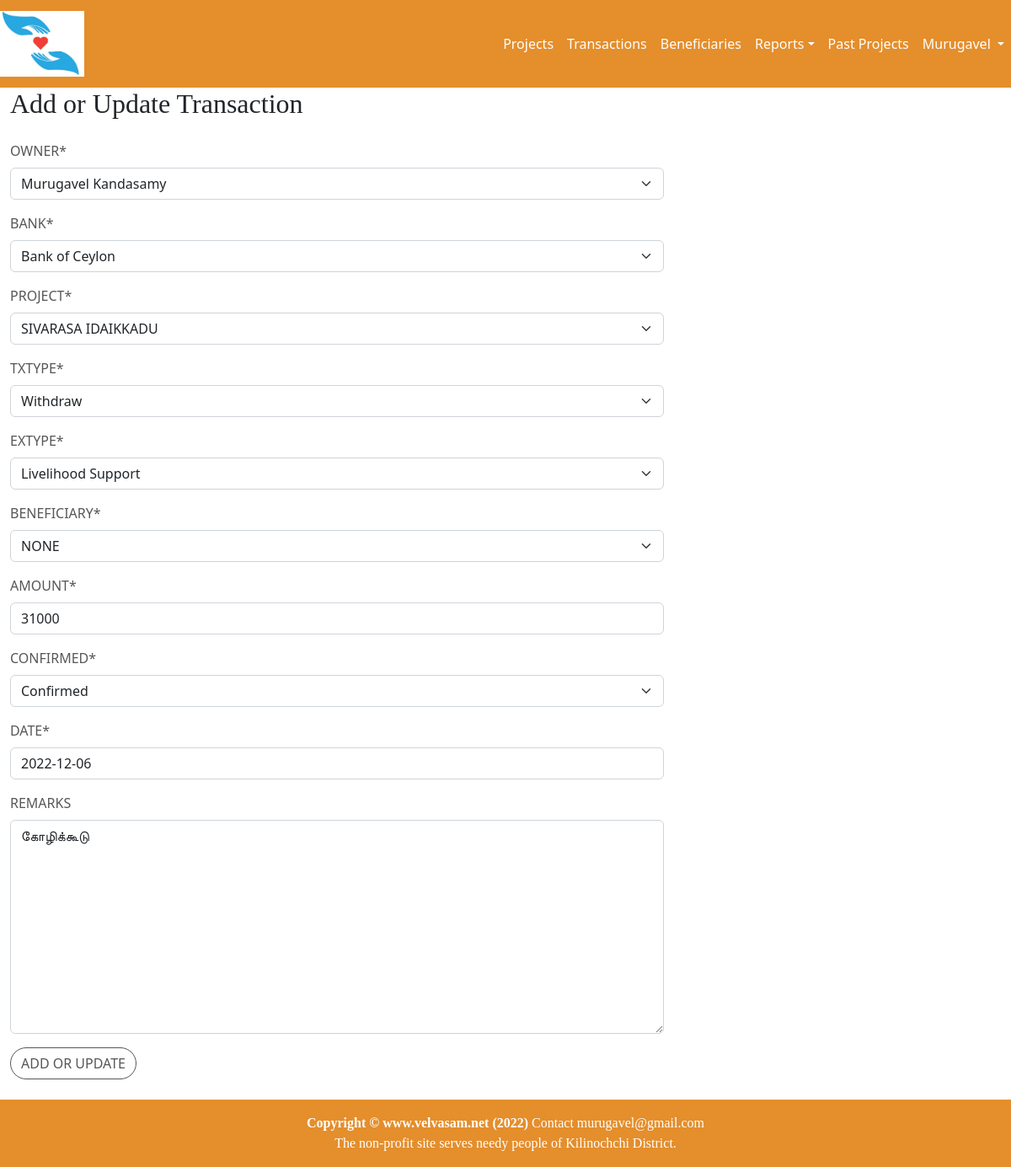
The app's page /accounts/transactionUpd48 (signed in) with its own data.
### accounts/models.py (models this page shows)
class Transaction(models.Model):
    TxType_DEPOSIT='DEPOSIT'
    TxType_WITHDRWAL='WITHDRAWAL'
    TxType_INCOME='INTEREST'
    TxType_FEES = 'FEES'
    TXTYPE =[
        (TxType_DEPOSIT,'Deposit'),
        (TxType_WITHDRWAL,'Withdraw'),
        (TxType_INCOME,'Interest'),
        (TxType_FEES,'fees'),
    ]
    TXCONFIRM = [
        ('Unconfirmed',"Unconfirmed"),
        ('Confirmed',"Confirmed"),
    ]
    def get_default_beneficiary():
        return Beneficiary.objects.get(id=14).id
    bank = models.ForeignKey(BankAccount, on_delete=models.CASCADE)
    project = models.ForeignKey(Project, on_delete=models.CASCADE)
    owner   = models.ForeignKey(User, related_name='Owner', on_delete=models.PROTECT)
    txType  = models.CharField(max_length=10,choices=TXTYPE)
    exType  = models.ForeignKey(ExpenseType, on_delete=models.CASCADE)
    remarks = models.TextField(max_length=100,blank=True,null=True)
    beneficiary = models.ForeignKey(Beneficiary,on_delete=models.CASCADE, default=get_default_beneficiary)
    amount  = models.IntegerField()
    date    = models.DateField(default=timezone.now)
    receipt = models.FileField(upload_to='transaction/%Y',null=True,blank=True)
    confirmed = models.CharField(max_length=16,choices=TXCONFIRM,default='UnConfirmed')
    updatedBy = models.ForeignKey(User,on_delete=models.PROTECT)
    updatedOn = models.DateTimeField(default=timezone.now)

### accounts/views.py (the view, shortened to what this page needs)
# urls.py: re_path(r'transactionUpd(?P<pk>\d+)', transactionUpdView, name='transactionUpd'),
@login_required
def transactionUpdView(request,pk):
    user = User.objects.get(id=request.user.id)
    tx = Transaction.objects.get(id=pk)
    bank = BankAccount.objects.get(id=tx.bank_id)
    project = Project.objects.get(id = tx.project_id)
    if request.method == 'GET':
        form  = TransactionForm(instance = tx)
        form.fields['exType'].queryset = ExpenseType.objects.filter(prjType_id = project.prjType.id)
        form.fields['bank'].queryset = BankAccount.objects.all()
        form.fields['owner'].queryset = User.objects.order_by('first_name')
        return render(request,template_name='common_form.html',context={'form':form, 'form_name':"Transaction "})

### accounts/forms.py (shortened to what this page needs)
class TransactionForm(forms.ModelForm):
    exType=forms.ModelChoiceField(queryset=ExpenseType.objects.filter())
    owner=MemberChoiceField(queryset=User.objects.filter())
    beneficiary=BeneficiaryChoiceField(queryset=Beneficiary.objects.filter())
    class Meta:
        model = Transaction
        fields = ['owner','bank','project','txType','exType','beneficiary','amount','confirmed','date','remarks']

### accounts/forms.py (called while the page is built)
     def label_from_instance(self, obj):
         return "%s %s" % (obj.first_name, obj.last_name)

     def label_from_instance(self, obj):
         return "%s" % (obj.name)

### accounts/models.py (called while the page is built)
    def __str__(self):
        return "%s" % self.name;

    def __str__(self):
        return "%s " % (self.expense)

    def __str__(self):
        return "%s" % (self.name)

### accounts/templates/common_form.html (shortened to what this page needs)
{% extends 'home/base.html' %}
{% block content %}
{% load static %}
{% load crispy_forms_tags %}
<div class="container-fluid">
    <div class="row no-gutter">
        <div class="col-md-6 col-lg-8">
        <h2 class="login-heading mb-4">Add or Update {{form_name}}</h2>
            <form method="post" enctype="multipart/form-data">
                {{ form | crispy}}
                <div>
                    <button type="submit" class="btn btn-dark btn-md">Add or Update</button>
                </div>
            </form>
        </div>
    </div>
</div>
{% include 'home/footer.html' %}
{% endblock %}

### home/templates/home/base.html (shortened to what this page needs)
<!DOCTYPE html>
<html lang="en">
<head>
    <link href="https://cdn.jsdelivr.net/npm/bootstrap@5.2.1/dist/css/bootstrap.min.css" rel="stylesheet">
    {% load static %}
    <link href="{% static 'css/home.css' %}" rel="stylesheet"/>
</head>
<body>
<div id="page-content-wrapper">
    <nav class="navbar navbar-expand-lg navbar-dark bg-red">
        <div class="navbar-brand">
            <a href="/"><img src="{% static 'images/velvasam_logo.jpg' %}" alt="velvasam Logo" width="100"></a>
        </div>
        <div class="collapse navbar-collapse" id="navbarSupportedContent">
            <ul class="navbar-nav ms-auto mb-2 mb-lg-0">
              <li class="nav-item">
                    <a class="nav-link" href={% url 'accounts:projectList' %}>Projects</a>
              </li>
              <li class="nav-item">
                <a class="nav-link" href={% url 'accounts:transactionAll' %}>Transactions</a>
              </li>
              <li class="nav-item">
                <a class="nav-link" href={% url 'accounts:beneficiaryList' %}>Beneficiaries</a>
              </li>
              <li class="nav-item">
                <div class="dropdown dropdown">
                    <a class="nav-link dropdown-toggle" data-bs-toggle="dropdown" href="#">Reports</a>
                </div>
              </li>
              <li class="nav-item">
                <a class="nav-link" href={% url 'accounts:projectClosedList' %}>Past Projects</a>
              </li>
              <li class="nav-item">
                <div class="dropdown">
                    {% if user.is_authenticated %}
                        <a class="nav-link dropdown-toggle" data-bs-toggle="dropdown" href="#">{{user.first_name}}   </a>
                    {% else %}
                        <a class="nav-link dropdown-toggle" data-bs-toggle="dropdown" href="#">LogIn</a>
                        <ul class="dropdown-menu">
                        <li><a class="dropdown-item" href={% url 'accounts:login' %}>Log In</a></li>
                        <li><a class="dropdown-item" href={% url 'accounts:signup' %}>Sign Up</a></li>
                        </ul>
                    {% endif %}
                </div>
            </li>
            </ul>
        </div>
    </nav>
    <div id="wrapper">
        {% block content %}
        {% endblock %}
    </div>
</div>
</body>
</html>

### home/static/css/home.css (style rules this page uses)
body { overflow-x: hidden; }
h1, h2, h3, h4, h5, h6, p { font-family: 'Merriweather'; }
.card-header, a:link { text-transform: uppercase; font-weight: 200; color: #585656; }
.archive-link, a:link { text-transform:capitalize; text-align:left; font-weight:normal; color: #585656; }
.login-heading { font-weight: 300; }
#page-content-wrapper .btn { text-transform: uppercase; font-weight: 500; color: #585656; background-color: #fff; border-color: #585656; border-radius: 20px; transition: all 0.3s ease 0s; cursor: pointer; outline: none; }
#page-content-wrapper { min-width: 100vw; }
.add-news, label { text-transform: uppercase; font-weight: 500; color: #585656; }
@media (min-width: 768px) { #page-content-wrapper { min-width: 0; width: 100%; } }
.navbar-dark { background:#82063B; }

### home/templates/home/base.html (style rules this page uses)
.bg-red { background:#e48e2c; }
.nav-link { color:white!important; }

### records on screen
Transaction: owner "Murugavel Kandasamy", bank "Bank of Ceylon", project "SIVARASA IDAIKKADU", txType "Withdraw", exType "Livelihood Support", beneficiary "NONE", amount "31000", confirmed "Confirmed", date "2022-12-06", remarks "கோழிக்கூடு"

### other values on screen
{{ user.first_name }} "Murugavel"
